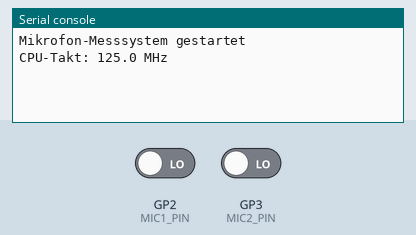
Simulated run of this program. Board: Raspberry Pi Pico running MicroPython. Shown: the last lines printed to the serial console. The inputs (shaded band) are chosen by the test bench; at power-on: GP2 (MIC1_PIN) LOW, GP3 (MIC2_PIN) LOW.

Above: at 1.2 s.
1.3 s: GP2 (MIC1_PIN) driven HIGH and GP3 (MIC2_PIN) driven HIGH
At 1.37 s:
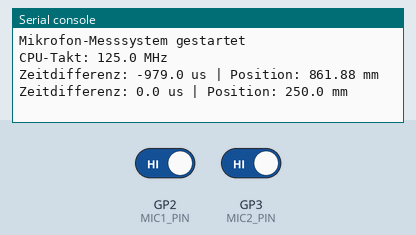
2.8 s: GP2 (MIC1_PIN) driven LOW
At 5.2 s:
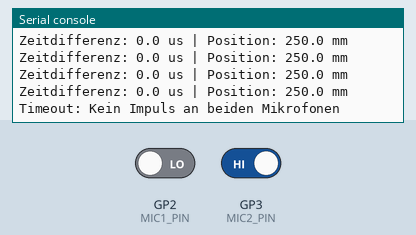
5.8 s: GP2 (MIC1_PIN) driven HIGH
At 5.87 s:
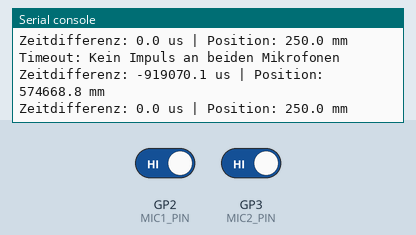
Timing chart, 0 to 8.8 s (numbered marks = the images above; inputs shaded):
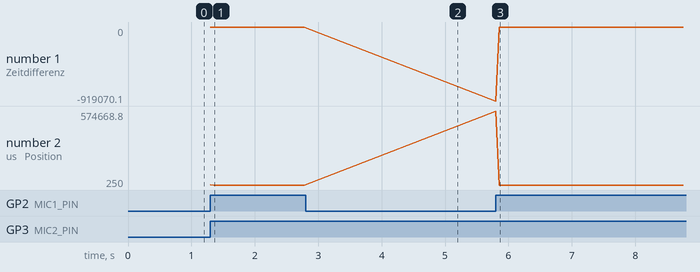

The program:

main.py
```python
import machine
import rp2
import time
from machine import Pin

# ==========================================
# KONFIGURATION
# ==========================================

# Overclocking
CPU_FREQ = 240_000_000
machine.freq(CPU_FREQ)

# Mikrofone
MIC1_PIN = Pin(2, Pin.IN, Pin.PULL_DOWN)
MIC2_PIN = Pin(3, Pin.IN, Pin.PULL_DOWN)

# Abstand zwischen den Mikrofonen in mm
MIC_DISTANCE_MM = 500.0

# Geschätzte Wellengeschwindigkeit im Holz
# Muss experimentell kalibriert werden!
WAVE_SPEED = 1250.0

# Korrektur der Startzeitdifferenz beider PIOs
OFFSET_COUNTS = 0

# ==========================================
# PIO ZEITMESSUNG
# ==========================================

@rp2.asm_pio()
def edge_counter():

    # 32-Bit-Abwärtszähler starten
    mov(y, invert(null))

    label("count_loop")

    # Auf steigende Flanke warten
    jmp(pin, "finished")

    # Zähler reduzieren
    jmp(y_dec, "count_loop")

    label("finished")

    # Restwert übertragen
    mov(isr, y)
    push(block)


# ==========================================
# PIO STATE MACHINES
# ==========================================

sm1 = rp2.StateMachine(
    0,
    edge_counter,
    freq=CPU_FREQ,
    jmp_pin=MIC1_PIN
)

sm2 = rp2.StateMachine(
    1,
    edge_counter,
    freq=CPU_FREQ,
    jmp_pin=MIC2_PIN
)


def arm(sm):
    sm.active(0)
    sm.restart()

    while sm.rx_fifo():
        sm.get()

    sm.active(1)


# ==========================================
# MESSUNG
# ==========================================

def measure():

    # Beide Messungen starten
    arm(sm1)
    arm(sm2)

    start = time.ticks_ms()

    result1 = None
    result2 = None

    # Auf beide Mikrofone warten
    while True:

        if result1 is None and sm1.rx_fifo():
            result1 = sm1.get()

        if result2 is None and sm2.rx_fifo():
            result2 = sm2.get()

        if result1 is not None and result2 is not None:
            break

        if time.ticks_diff(time.ticks_ms(), start) > 2000:
            sm1.active(0)
            sm2.active(0)
            return None

    # Abwärtszähler in aufwärtszählende Werte umwandeln
    count1 = 0xFFFFFFFF - result1
    count2 = 0xFFFFFFFF - result2

    # Differenz der Zählerstände
    delta_counts = count2 - count1 - OFFSET_COUNTS

    # Zwei PIO-Instruktionen pro Zählschleife
    delta_time = (delta_counts * 2) / CPU_FREQ

    # Position relativ zu Mikrofon 1
    distance = (
        MIC_DISTANCE_MM -
        WAVE_SPEED * delta_time * 1000
    ) / 2

    return delta_time, distance


# ==========================================
# HAUPTPROGRAMM
# ==========================================

print("Mikrofon-Messsystem gestartet")
print("CPU-Takt:", machine.freq() / 1_000_000, "MHz")

while True:

    result = measure()

    if result is not None:

        dt, distance = result

        print(
            "Zeitdifferenz:",
            round(dt * 1_000_000, 3),
            "us | Position:",
            round(distance, 2),
            "mm"
        )

    else:
        print("Timeout: Kein Impuls an beiden Mikrofonen")

    time.sleep_ms(50)
```

Measured:
- after the input at 1.3 s, the serial console: prints a new line at once (image 1)
- after the input at 2.8 s, the serial console: prints a new line after 2.0 s (image 2)
- after the input at 5.8 s, the serial console: prints a new line at once (image 3)
